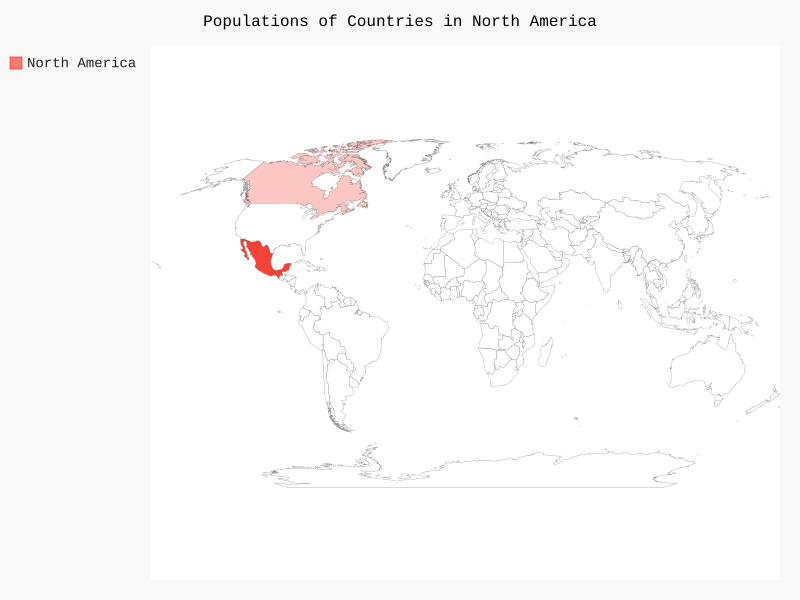

Here is the Python script that generated this plot:
import pygal

wm = pygal.maps.world.World()
wm.title = 'Populations of Countries in North America'
wm.add('North America',{'ca':34126000,'mx':113423000})

wm.render_to_file('na_populations.svg')
